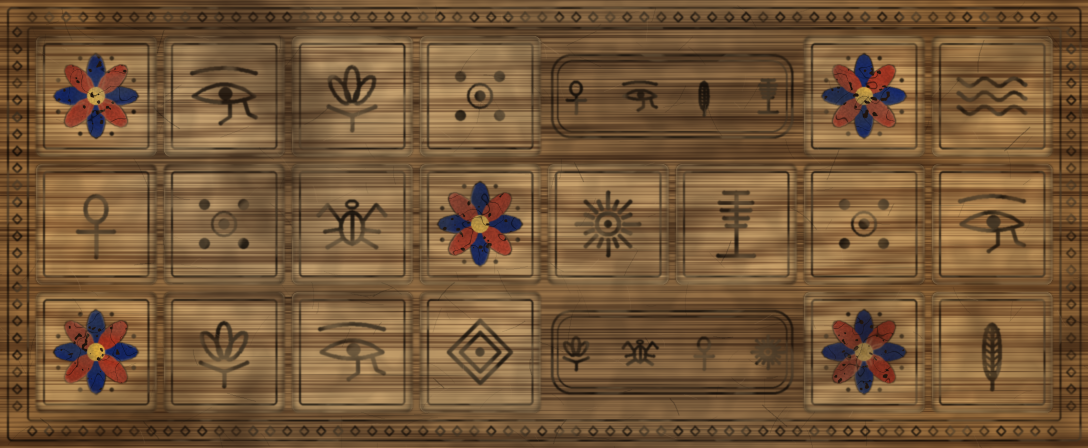
#> input picture assets/board_albedo.png, 2176 x 896 px, given in place of icon_1024.png, which was not available (shown at 1/2 size); the run also reads 2 pictures not shown here
$ python make_splash.py
#> lines starting #> are read from the running program, lines starting #| are printed output that depends on the picture; after the words box and inside, x2 and y2 are one past the last pixel; in counts of white or black regions, pixels touching at a corner belong together
"""Boot splash: a real ancient papyrus lying on the game's desert sand, the full painting
(icons/icon_1024.png, at its native size, no resampling) painted onto it, its edges
fading into the sheet and the fibres showing through, and the title
written beneath in black ink (Papyrus font) between red-ochre glyphs from the board.

The papyrus is a photograph of a real blank sheet: The Metropolitan Museum of Art,
26.3.317, "Blank sheet of papyrus", released CC0 (tools/source/). Its two strips are laid
the way scroll sheets were pasted, the upper strip's worn, arch-bitten edge overlapping the
lower one, running off both sides of the screen like an unrolled scroll. It is given a
gentle curl lit by the same low sun as the sand, a shadow that grows where it lifts, and
wind-blown sand drifted over its windward edge and scattered across it.

The sand is built the way the game's sand shader does it (main.gd SAND_SHADER): the
sand albedo tiled and mixed with a larger copy of itself, slow light/dark patches, and
the ripples of assets/sand_normal.png lit by a low sun, plus long dune swells.

Canvas is 3200x1800: twice the 1600x900 window, so on a Retina screen the painting is
shown at its native 1024 px. Written as lossless PNG to icons/splash.png.

    venv/bin/python tools/make_splash.py      (needs numpy + pillow)
"""
import math
import sys
from pathlib import Path

import numpy as np
from PIL import Image, ImageDraw, ImageFilter, ImageFont

sys.path.insert(0, str(Path(__file__).resolve().parent))
from make_textures import g_ankh, g_eye, g_scarab  # noqa: E402

ROOT = Path(__file__).resolve().parent.parent
LOGO = ROOT / "icons" / "icon_1024.png"
OUT = ROOT / "icons" / "splash.png"
SAND_ALB = ROOT / "assets" / "sand_albedo.png"
SAND_NRM = ROOT / "assets" / "sand_normal.png"
PAPYRUS = ROOT / "tools" / "source" / "met_blank_papyrus_26.3.317.jpg"
FONT = "/System/Library/Fonts/Supplemental/Papyrus.ttc"
FONT_INDEX = 1  # the wide cut of Papyrus

W, H = 3200, 1800
TITLE = "The Royal Game of Ur"
CREDIT = "Designed by Parth Parikh. Coded by Claude."
CREDIT_SIZE = 64
RIGHT_MARGIN = 110  # the credit sits at the bottom right, this far from the edge
FONT_SIZE = 150
SUN = np.array([-0.55, -0.45, 0.70])  # low sun from the upper left (x right, y down, z up)
WIND = (0.94, 0.34)  # main.gd SAND_WIND: ripples run across it

# In the scan (4000x1973): the two strips, and where they are cut from it.
STRIP_A = (0, 200, 4000, 990)      # upper strip, worn arches along its bottom edge
STRIP_B = (0, 990, 4000, 1800)     # lower strip
B_TUCK = 262                       # B slides this far up under A's bitten edge
SCALE = 1.23                       # scan px -> canvas px
# The strips are longer than the screen, so the scroll is shortened the way scrolls were
# made: its real left-end sheet (each strip's own left end) pasted onto the main length,
# whose real right end is kept. Scan x ranges: (left-end sheet), (main length).
A_SHEETS = ((210, 510), (1840, 3820))
B_SHEETS = ((1260, 1560), (1840, 3820))


# ------------------------------------------------------------------------- noise
def rng_noise(h, w, scale, seed):
    """Smooth value noise in 0..1 with features about `scale` px across."""
    r = np.random.default_rng(seed)
    gh, gw = h // scale + 3, w // scale + 3
    g = Image.fromarray((r.random((gh, gw)) * 255).astype(np.uint8))
    g = g.resize((gw * scale, gh * scale), Image.BICUBIC).crop((scale, scale, scale + w, scale + h))
    return np.asarray(g, np.float32) / 255.0


def blurred(a, radius):
    im = Image.fromarray((np.clip(a, 0, 1) * 255).astype(np.uint8))
    return np.asarray(im.filter(ImageFilter.GaussianBlur(radius)), np.float32) / 255.0


def tiled(img, scale, offset=(0, 0)):
    """img tiled over the canvas at `scale`, shifted by `offset` (fraction of a tile)."""
    t = img.resize((round(img.width * scale), round(img.height * scale)), Image.LANCZOS)
    out = Image.new(img.mode, (W, H))
    ox, oy = int(offset[0] * t.width), int(offset[1] * t.height)
    for y in range(-oy, H, t.height):
        for x in range(-ox, W, t.width):
            out.paste(t, (x, y))
    return np.asarray(out, np.float32) / 255.0


# -------------------------------------------------------------------------- sand
def sand() -> np.ndarray:
    alb = Image.open(SAND_ALB).convert("RGB")
    nrm = Image.open(SAND_NRM).convert("RGB")
    a = tiled(alb, 1.0)
    b = tiled(alb, 3.4, (0.37, 0.71))
    macro = rng_noise(H, W, 700, 1) * 0.6 + rng_noise(H, W, 230, 2) * 0.4
    col = (a * 0.7 + b * 0.3) * (0.9 + 0.17 * macro)[..., None]
    warm = rng_noise(H, W, 1100, 3)[..., None] * 0.6
    col = col * (1 - warm) + col * np.array([1.06, 0.96, 0.88]) * warm

    # ripples: the normal map, lit by the sun
    n = tiled(nrm, 1.0) * 2.0 - 1.0
    n /= np.linalg.norm(n, axis=-1, keepdims=True) + 1e-6
    sun = SUN / np.linalg.norm(SUN)
    lit = np.clip((n * sun).sum(-1), 0, 1) / sun[2]
    col *= (0.55 + 0.45 * lit)[..., None] * 1.08

    # long dune swells across the wind
    yy, xx = np.mgrid[0:H, 0:W].astype(np.float32)
    along = xx * WIND[0] + yy * WIND[1]
    warp = rng_noise(H, W, 500, 4) * 260
    swell = np.sin((along + warp) / 360.0 * 2 * math.pi)
    col *= (1.0 + 0.07 * swell)[..., None]
    return np.clip(col, 0, 1)


# [4 lines left out: function vignette, not called in this run]


# ----------------------------------------------------------------------- papyrus
def cut_out(scan, box):
    """A strip of the scan and its mask: papyrus is darker and more saturated than the
    museum's cream mount. The mask is pulled in a pixel and softened so no mount fringe."""
    a = np.asarray(scan.crop(box), np.float32) / 255.0
    lum = a @ np.array([0.3, 0.59, 0.11])
    mx, mn = a.max(-1), a.min(-1)
    sat = (mx - mn) / (mx + 1e-6)
    m = Image.fromarray(((lum < 0.80) & (sat > 0.2)).astype(np.uint8) * 255)
    m = m.filter(ImageFilter.MedianFilter(5)).filter(ImageFilter.MinFilter(5))
    m = m.filter(ImageFilter.GaussianBlur(1.2))
    return a, np.asarray(m, np.float32) / 255.0


def join(a, m, sheets):
    """Paste the strip's left-end sheet onto its main length (scan x ranges)."""
    (l0, l1), (r0, r1) = sheets
    return np.concatenate([a[:, l0:l1], a[:, r0:r1]], 1), np.concatenate([m[:, l0:l1], m[:, r0:r1]], 1)


def place(a, m, x0, y0):
    """Scale a scan strip to the canvas and position its top-left at (x0, y0)."""
    w, h = round(a.shape[1] * SCALE), round(a.shape[0] * SCALE)
    img = Image.fromarray((a * 255).astype(np.uint8)).resize((w, h), Image.LANCZOS)
    msk = Image.fromarray((m * 255).astype(np.uint8)).resize((w, h), Image.LANCZOS)
    ox, oy = round(x0), round(y0)
    col = np.zeros((H, W, 3), np.float32)
    alpha = np.zeros((H, W), np.float32)
    # paste the overlap of the strip and the canvas
    sx0, sy0 = max(0, -ox), max(0, -oy)
    dx0, dy0 = max(0, ox), max(0, oy)
    cw, ch = min(w - sx0, W - dx0), min(h - sy0, H - dy0)
    col[dy0:dy0 + ch, dx0:dx0 + cw] = np.asarray(img, np.float32)[sy0:sy0 + ch, sx0:sx0 + cw] / 255.0
    alpha[dy0:dy0 + ch, dx0:dx0 + cw] = np.asarray(msk, np.float32)[sy0:sy0 + ch, sx0:sx0 + cw] / 255.0
    return col, alpha


def shade_from_height(hgt, strength):
    """Diffuse light from the sun on a height field, 1.0 where flat."""
    gy, gx = np.gradient(hgt)
    n = np.dstack([-gx * strength, -gy * strength, np.ones_like(hgt)])
    n /= np.linalg.norm(n, axis=-1, keepdims=True)
    sun = SUN / np.linalg.norm(SUN)
    return np.clip((n * sun).sum(-1), 0, 1) / sun[2]


# [110 lines left out: functions ink, grain_noise, pigment, credit_mask, carve, paint_on, not called in this run]


# -------------------------------------------------------------------------- main
def main() -> None:
    logo = Image.open(LOGO).convert("RGB")
#> logo is the input picture: PIL image 2176x896 RGB; mean R, G, B 117.7, 87.6, 55.9
    scan = Image.open(PAPYRUS).convert("RGB")
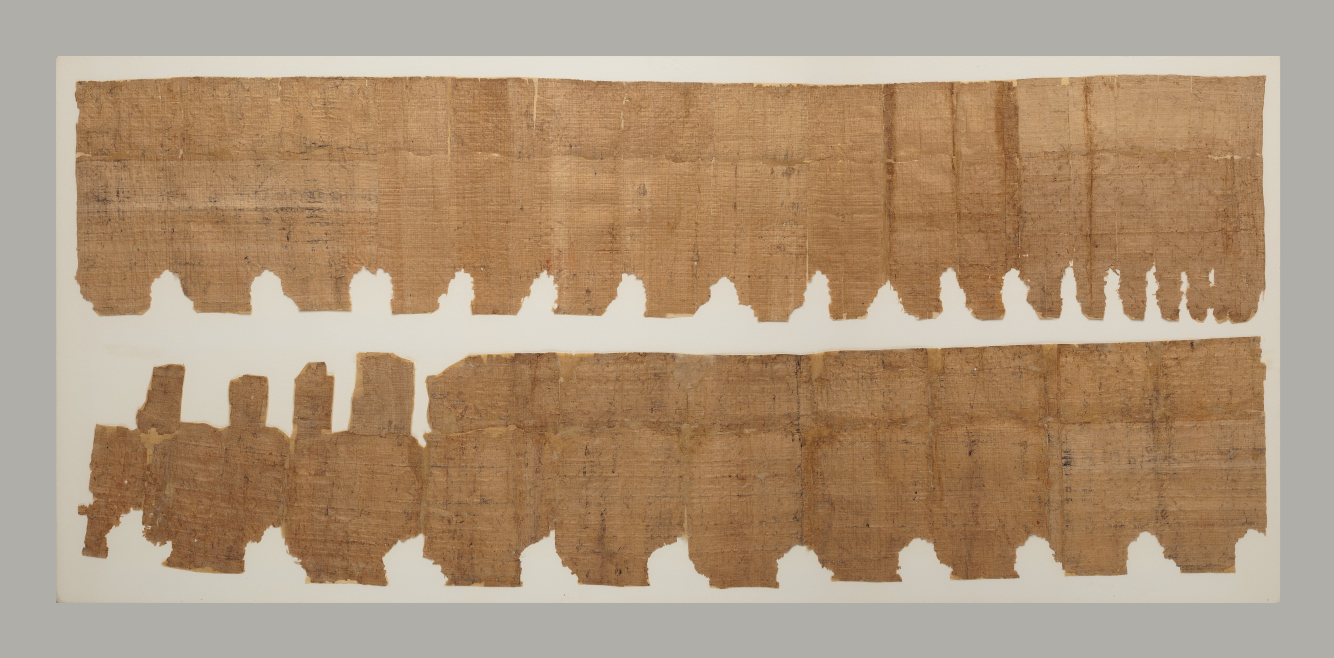
#> input picture tools/source/met_blank_papyrus_26.3.317.jpg, 4000 x 1973 px (shown at 1/3 size)
#> scan is the input picture: PIL image 4000x1973 RGB; mean R, G, B 174.5, 149.6, 123.1
    yy, xx = np.mgrid[0:H, 0:W].astype(np.float32)

    # --- the papyrus: strip B underneath, strip A's bitten edge lying over it
    sheet_top = 80  # high enough to leave a band of sand below for the credit
    a_col, a_m = join(*cut_out(scan, STRIP_A), A_SHEETS)
#> in cut_out, `m = Image.fromarray(((lum < 0.80) & (sat > 0.2)).astype(np.uint8) * 255)`: m: PIL image 4000x790 L; 75.8% white; 80 black regions (74 under 20 px), largest, box (x1, y1, x2, y2) and area: (0, 0, 4000, 790) 762353, (3541, 616, 3565, 682) 843, (3627, 609, 3642, 654) 419, (3348, 609, 3359, 622) 86, (3209, 585, 3219, 598) 71, (2699, 695, 2704, 703) 26
#> in cut_out, `m = m.filter(ImageFilter.MedianFilter(5)).filter(ImageFilter.MinFilter..`:
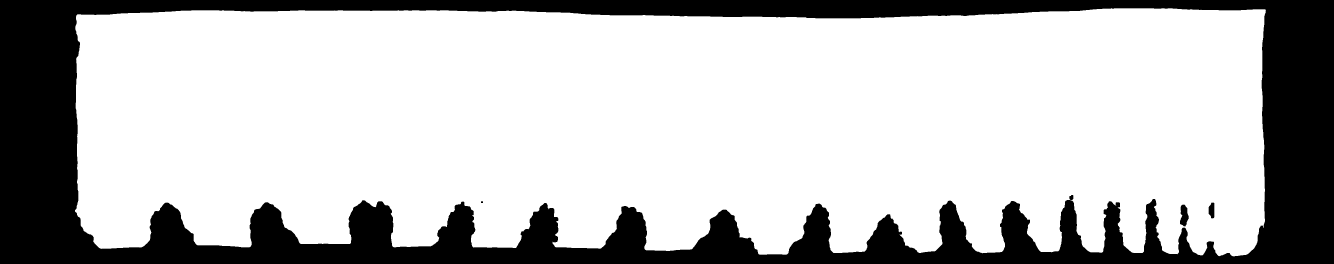
#> m: PIL image 4000x790 L (shown at 1/3 size); 74.9% white; 4 black regions, box (x1, y1, x2, y2) and area: (0, 0, 4000, 790) 790660, (3540, 614, 3566, 679) 1204, (3626, 608, 3643, 655) 658, (1443, 604, 1449, 609) 30
#> in join, `(l0, l1), (r0, r1) = sheets`: l0 = 210; l1 = 510; r0 = 1840; r1 = 3820
    b_col, b_m = join(*cut_out(scan, STRIP_B), B_SHEETS)
#> call 2 of cut_out, with box = (0, 990, 4000, 1800)
#> in cut_out (call 2), `m = Image.fromarray(((lum < 0.80) & (sat > 0.2)).astype(np.uint8) * 255)`: m: PIL image 4000x810 L; 66.3% white; 78 black regions (77 under 20 px), largest, box (x1, y1, x2, y2) and area: (0, 0, 4000, 810) 1090153
#> in cut_out (call 2), `m = m.filter(ImageFilter.MedianFilter(5)).filter(ImageFilter.MinFilter..`:
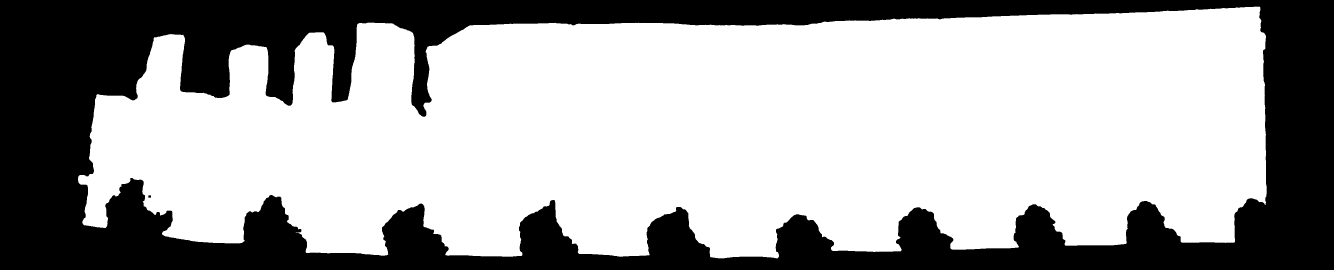
#> m: PIL image 4000x810 L (shown at 1/3 size); 65.5% white; 2 black regions, box (x1, y1, x2, y2) and area: (0, 0, 4000, 810) 1118863, (445, 586, 453, 593) 54
    ya = sheet_top - 25 * SCALE  # STRIP_A starts a little above the papyrus's top edge
    yb = ya + (STRIP_B[1] - STRIP_A[1] - B_TUCK) * SCALE
    # centred: the same papyrus margin of sand either side
    x0 = (W - a_col.shape[1] * SCALE) / 2
#> x0 = 197.8
    A, Aa = place(a_col, a_m, x0, ya)
    B, Ba = place(b_col, b_m, x0, yb)
    alpha = np.maximum(Aa, Ba)
    # museum flat light -> warm low desert sun: a touch warmer and darker
    pap = (A * Aa[..., None] + B * Ba[..., None] * (1 - Aa[..., None])) / np.maximum(alpha, 1e-4)[..., None]
    pap = pap * np.array([1.04, 0.99, 0.92]) * 0.97
    # where A lies on B, A casts a thin shadow onto B just past its edge
    a_shadow = np.roll(np.roll(blurred(Aa, 5), 6, 0), 5, 1)
    pap *= (1 - 0.35 * np.clip(a_shadow - Aa, 0, 1) * Ba)[..., None]
    # the sheet join: the main length overlaps the end sheet, a band of double thickness
    # a little darker, its raised edge catching the sun
    seam = x0 + (A_SHEETS[0][1] - A_SHEETS[0][0]) * SCALE
#> seam = 566.8
    dx = xx - seam
    band = (dx >= 0) & (dx < 34)
    pap *= (1 - 0.07 * band - 0.12 * np.exp(-((dx - 34) / 2.5) ** 2))[..., None]
    pap += (1 - pap) * (0.22 * np.exp(-(dx / 2.0) ** 2))[..., None]

    # --- curl: papyrus never lies flat; long waves along the fibres, lifted edges
    wave = rng_noise(H, W, 420, 41) * 0.6 + rng_noise(H, W, 160, 42) * 0.4
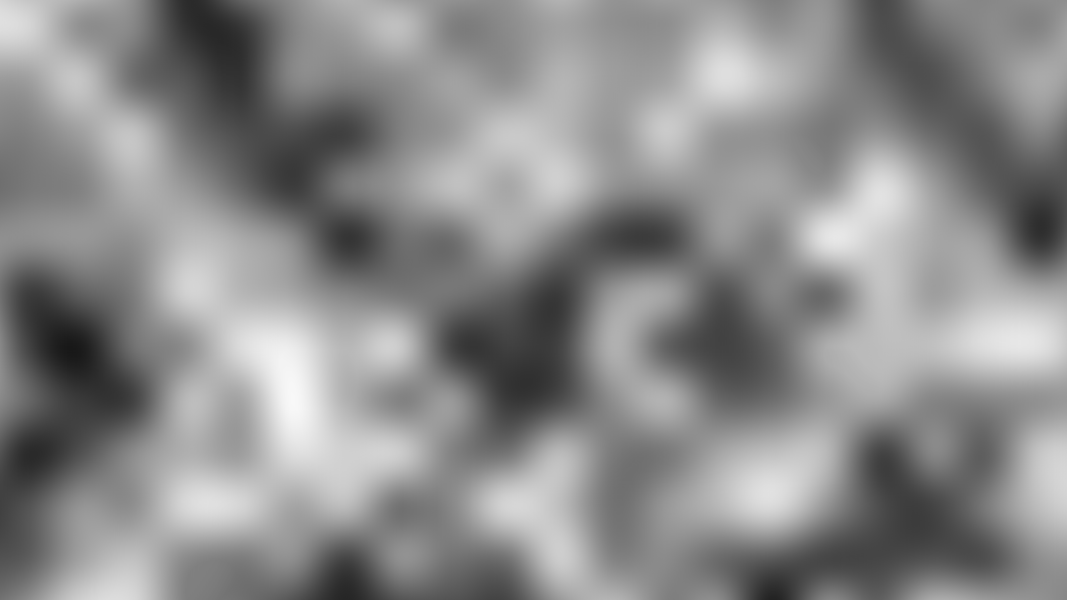
#> wave: shape (1800, 3200) float32 (shown at 1/3 size); min 0.0949, max 0.973, mean 0.546
    edge_dist = blurred(alpha, 40)  # ~1 deep inside, falls to 0.5 at the edges
#> call 2 of blurred, with radius = 40
#> in blurred (call 2), `return np.asarray(im.filter(ImageFilter.GaussianBlur(radius)), np.floa..`:
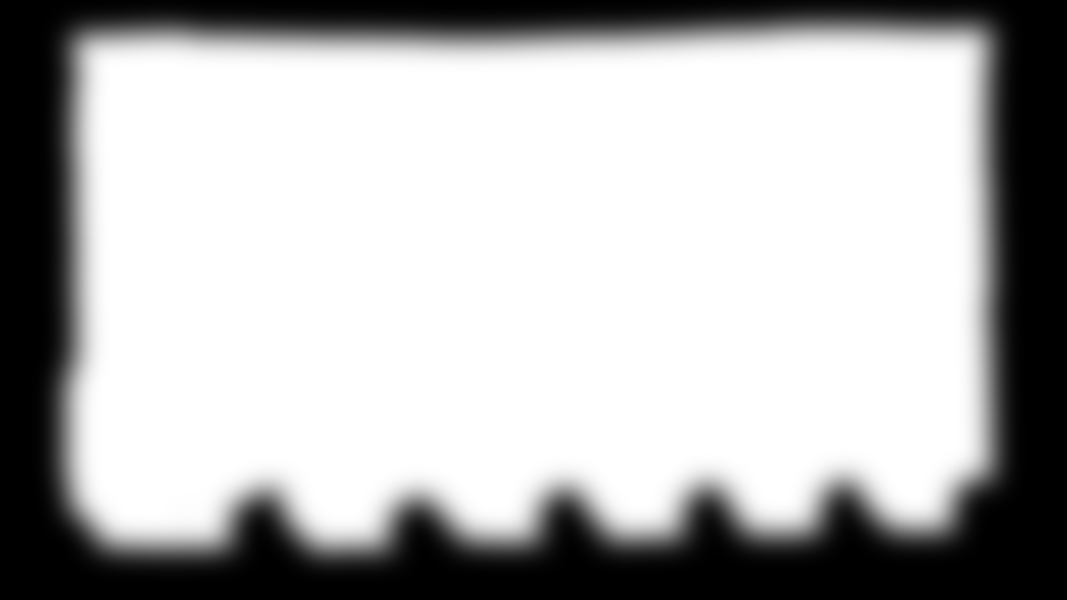
#> returned value: shape (1800, 3200) float32 (shown at 1/3 size); min 0, max 1, mean 0.703
    lift = np.clip(1 - edge_dist, 0, 1) ** 1.5
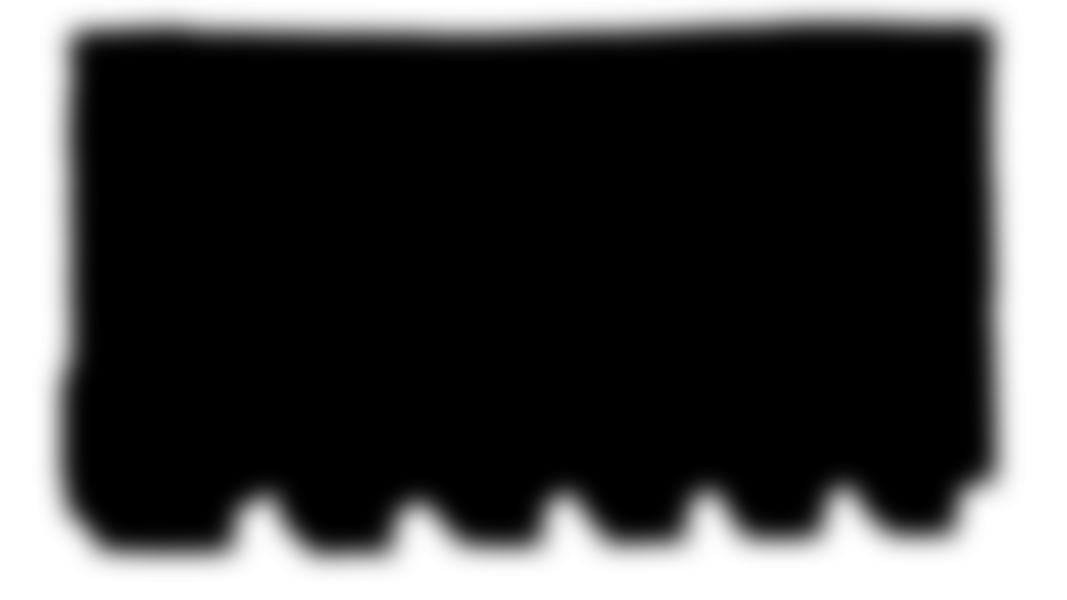
#> lift: shape (1800, 3200) float32 (shown at 1/3 size); min 0, max 1, mean 0.275
    hgt = (wave * 14 + lift * 26 + Aa * 3) * alpha  # canvas px
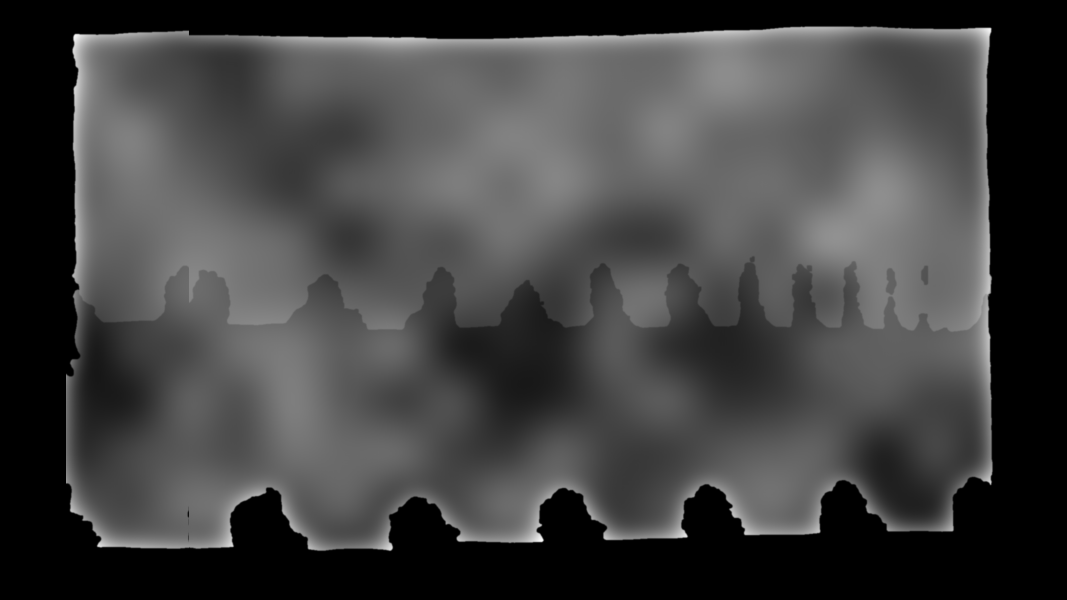
#> hgt: shape (1800, 3200) float32 (shown at 1/3 size); min 0, max 27.54, mean 7.1; drawn with min black and max white
    pap *= (0.78 + 0.22 * shade_from_height(blurred(hgt / 40, 6) * 40, 0.9))[..., None]

    # --- onto the sand: a soft shadow, offset and blurred more where the sheet lifts
    ground = sand()
    sh_near = np.roll(np.roll(blurred(alpha, 4), 7, 0), 6, 1)
    sh_far = np.roll(np.roll(blurred(alpha, 24), 34, 0), 28, 1)
    shadow = np.clip(0.6 * sh_near + 0.55 * sh_far * (0.6 + lift), 0, 1)
    ground *= (1 - 0.62 * shadow * (1 - alpha))[..., None]
    # the sheet has a thickness: its edges facing the sun catch it, the far ones fall dark
    lit_lip = np.clip(alpha - np.roll(np.roll(alpha, 3, 0), 3, 1), 0, 1)
    dark_lip = np.clip(alpha - np.roll(np.roll(alpha, -3, 0), -3, 1), 0, 1)
    pap = pap * (1 - 0.3 * dark_lip)[..., None] + (1 - pap) * 0.18 * lit_lip[..., None]
    col = ground * (1 - alpha[..., None]) + pap * alpha[..., None]

    # --- the painting, painted onto the sheet
    lx, top = (W - logo.width) // 2, sheet_top + 70
    col, painted = paint_on(col, logo, lx, top)

    # --- wind-blown sand: banked against the windward (top) edge and lying in its hollows,
    # a fine dusting across the sheet, thicker toward the top
    sand_col = ground / np.maximum(1 - 0.5 * shadow * (1 - alpha), 0.3)[..., None]
    near_edge = np.clip((1 - blurred(alpha, 14)) * 2.2, 0, 1) * alpha
    windward = np.clip((1 - yy / (H * 0.55)), 0, 1)  # the top edge faces into the wind
    drift = near_edge * windward * np.clip((rng_noise(H, W, 70, 51) - 0.35) * 2.5, 0, 1)
    grains = rng_noise(H, W, 3, 52)
    dust = np.clip((grains - (0.86 - 0.08 * windward)) * 12, 0, 1) * alpha * 0.55
    over = np.clip(drift * 0.9 + dust * (1 - 0.85 * painted), 0, 1)[..., None]
    col = col * (1 - over) + sand_col * over

    # --- the title, in ink on the papyrus, glyphs in red ochre either side
    font = ImageFont.truetype(FONT, FONT_SIZE, index=FONT_INDEX)
    tx0, ty0, tx1, ty1 = font.getbbox(TITLE)
    text_w, text_h = tx1 - tx0, ty1 - ty0
    tx, ty = (W - text_w) // 2, top + logo.height + 58
    mask = Image.new("L", (W, H), 0)
    ImageDraw.Draw(mask).text((tx - tx0, ty - ty0), TITLE, font=font, fill=255)
    mask = mask.filter(ImageFilter.MaxFilter(3))
    col = ink(col, mask, (0.16, 0.12, 0.10), 0.95, 21)
    gmask = Image.new("L", (W, H), 0)
    d = ImageDraw.Draw(gmask)
    gy = ty + text_h / 2 - 6
    for g, off in zip([g_eye, g_ankh], [150, 310]):
        g(d, tx - off, gy, 58, 9)
    for g, off in zip([g_ankh, g_scarab], [150, 310]):
        g(d, tx + text_w + off, gy, 58, 9)
    # red ochre, aged: darker and browner than fresh, painted into the fibres
    col = pigment(col, gmask, (0.56, 0.24, 0.15), 0.88, 31)

    # --- the credit, pressed into the sand below the papyrus, clear of its arches
    # (Papyrus has no bold: strokes thickened)
    col = carve(col, credit_mask(alpha))

    col = vignette(col)
    out = Image.fromarray((np.clip(col, 0, 1) * 255).astype(np.uint8), "RGB")

    out.save(OUT, optimize=True)
    print(f"wrote {OUT} ({W}x{H})")


if __name__ == "__main__":
#> (the run stopped early here; a loop or call above may not have finished)
